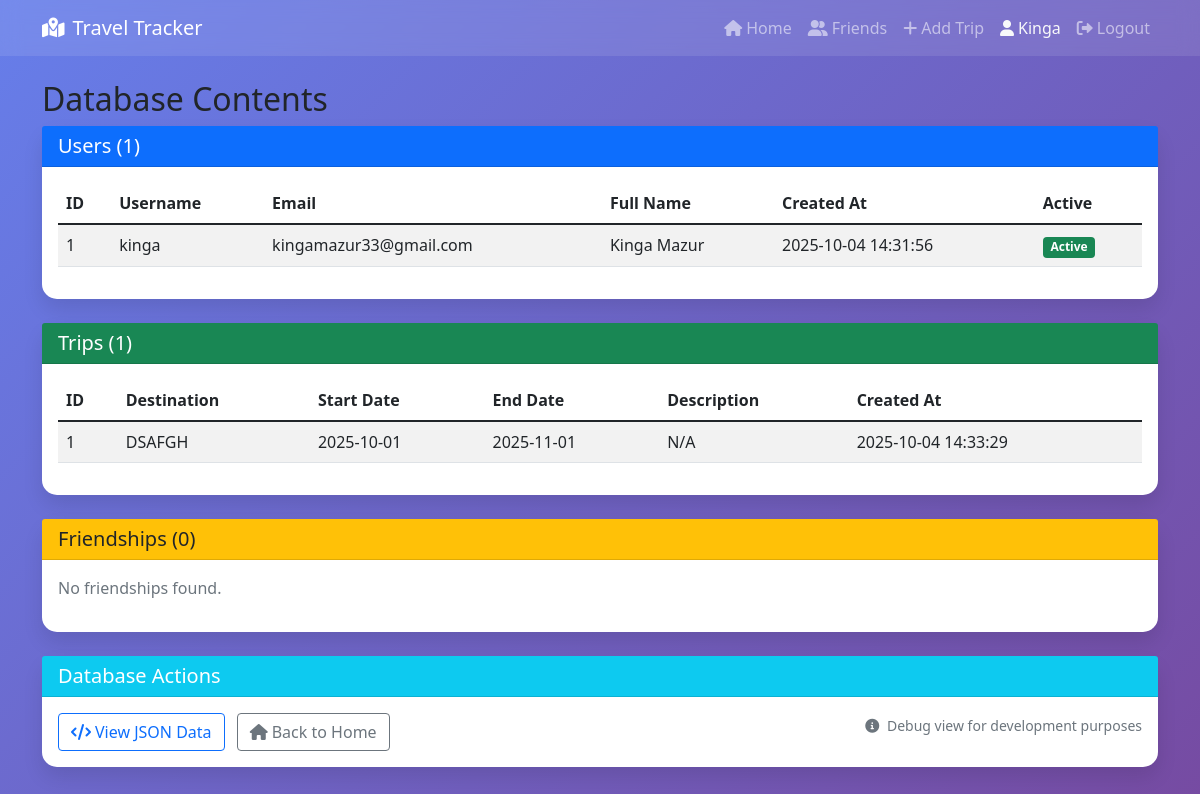
Screenshot of /debug/view (signed in) with the database file from the repository.
### users.py (models this page shows, shortened)
class User(UserMixin, db.Model):
    id = db.Column(db.Integer, primary_key=True)
    username = db.Column(db.String(80), unique=True, nullable=False)
    email = db.Column(db.String(120), unique=True, nullable=False)
    password_hash = db.Column(db.String(200), nullable=False)
    first_name = db.Column(db.String(50), nullable=False)
    last_name = db.Column(db.String(50), nullable=False)
    created_at = db.Column(db.DateTime, default=datetime.utcnow)
    is_active = db.Column(db.Boolean, default=True)
    @property
    def full_name(self):
        return f"{self.first_name} {self.last_name}"

### models.py (models this page shows, shortened)
class Trip(db.Model):
    __tablename__ = 'trips'
    id = db.Column(db.Integer, primary_key=True)
    user_id = db.Column(db.Integer, db.ForeignKey("user.id"), nullable=False)
    destination = db.Column(db.String(100), nullable=False)
    start_date = db.Column(db.Date, nullable=False)
    end_date = db.Column(db.Date, nullable=False)
    description = db.Column(db.Text)
    created_at = db.Column(db.DateTime, default=lambda: datetime.now(timezone.utc))
    accommodations = db.relationship('Accomodation', back_populates="trip", cascade="all, delete-orphan", lazy="selectin")
    travels = db.relationship('Travel', back_populates="trip", cascade="all, delete-orphan", lazy="selectin")
    user = db.relationship('User', backref='trips')

### routes.py (the view)
@main_bp.route('/debug/view')
def debug_view():
    trips = Trip.query.all()
    users = User.query.all()
    friendships = Friendship.query.all()
    return render_template('debug.html',
                         trips=trips,
                         users=users,
                         friendships=friendships)

### app.py (called while the page is built)
def create_app():
    app = Flask(__name__)
    app.config.from_object('config.Config')
    db.init_app(app)
    login_manager.init_app(app)
    login_manager.login_view = 'main.login'
    login_manager.login_message = 'You must log in to access this page.'
    login_manager.login_message_category = 'info'
    @login_manager.user_loader
    def load_user(user_id):
        from users import User
        return User.query.get(int(user_id))
    from routes import main_bp
    app.register_blueprint(main_bp)
    return app

### templates/debug.html (shortened to what this page needs)
{% extends "base.html" %}
{% block content %}
<div class="row">
    <div class="col-12">
        <h2>Database Contents</h2>
        <div class="card mb-4">
            <div class="card-header bg-primary text-white">
                <h5 class="mb-0">Users ({{ users|length }})</h5>
            </div>
            <div class="card-body">
                {% if users %}
                    <div class="table-responsive">
                        <table class="table table-striped">
                            <thead>
                                <tr>
                                    <th>ID</th>
                                    <th>Username</th>
                                    <th>Email</th>
                                    <th>Full Name</th>
                                    <th>Created At</th>
                                    <th>Active</th>
                                </tr>
                            </thead>
                            <tbody>
                                {% for user in users %}
                                <tr>
                                    <td>{{ user.id }}</td>
                                    <td>{{ user.username }}</td>
                                    <td>{{ user.email }}</td>
                                    <td>{{ user.full_name }}</td>
                                    <td>{{ user.created_at.strftime('%Y-%m-%d %H:%M:%S') if user.created_at else 'N/A' }}</td>
                                    <td>
                                        {% if user.is_active %}
                                            <span class="badge bg-success">Active</span>
                                        {% else %}
                                            <span class="badge bg-secondary">Inactive</span>
                                        {% endif %}
                                    </td>
                                </tr>
                                {% endfor %}
                            </tbody>
                        </table>
                    </div>
                {% else %}
                    <p class="text-muted">No users found.</p>
                {% endif %}
            </div>
        </div>
        <div class="card mb-4">
            <div class="card-header bg-success text-white">
                <h5 class="mb-0">Trips ({{ trips|length }})</h5>
            </div>
            <div class="card-body">
                {% if trips %}
                    <div class="table-responsive">
                        <table class="table table-striped">
                            <thead>
                                <tr>
                                    <th>ID</th>
                                    <th>Destination</th>
                                    <th>Start Date</th>
                                    <th>End Date</th>
                                    <th>Description</th>
                                    <th>Created At</th>
                                </tr>
                            </thead>
                            <tbody>
                                {% for trip in trips %}
                                <tr>
                                    <td>{{ trip.id }}</td>
                                    <td>{{ trip.destination }}</td>
                                    <td>{{ trip.start_date.strftime('%Y-%m-%d') if trip.start_date else 'N/A' }}</td>
                                    <td>{{ trip.end_date.strftime('%Y-%m-%d') if trip.end_date else 'N/A' }}</td>
                                    <td>{{ trip.description[:50] + '...' if trip.description and trip.description|length > 50 else trip.description or 'N/A' }}</td>
                                    <td>{{ trip.created_at.strftime('%Y-%m-%d %H:%M:%S') if trip.created_at else 'N/A' }}</td>
                                </tr>
                                {% endfor %}
                            </tbody>
                        </table>
                    </div>
                {% else %}
                    <p class="text-muted">No trips found.</p>
                {% endif %}
            </div>
        </div>
        <div class="card mb-4">
            <div class="card-header bg-warning text-dark">
                <h5 class="mb-0">Friendships ({{ friendships|length }})</h5>
            </div>
            <div class="card-body">
                {% if friendships %}
                    <div class="table-responsive">
                        <table class="table table-striped">
                            <thead>
                                <tr>
                                    <th>ID</th>
                                    <th>Requester</th>
                                    <th>Addressee</th>
                                    <th>Status</th>
                                    <th>Created At</th>
                                    <th>Updated At</th>
                                </tr>
                            </thead>
                            <tbody>
                                {% for friendship in friendships %}
                                <tr>
                                    <td>{{ friendship.id }}</td>
                                    <td>
                                        {{ friendship.requester.full_name if friendship.requester else 'Unknown' }}
                                        <small class="text-muted">(ID: {{ friendship.requester_id }})</small>
                                    </td>
                                    <td>
                                        {{ friendship.addressee.full_name if friendship.addressee else 'Unknown' }}
                                        <small class="text-muted">(ID: {{ friendship.addressee_id }})</small>
                                    </td>
                                    <td>
                                        {% if friendship.status == 'accepted' %}
                                            <span class="badge bg-success">{{ friendship.status|title }}</span>
                                        {% elif friendship.status == 'pending' %}
                                            <span class="badge bg-warning">{{ friendship.status|title }}</span>
                                        {% elif friendship.status == 'declined' %}
                                            <span class="badge bg-secondary">{{ friendship.status|title }}</span>
                                        {% else %}
                                            <span class="badge bg-dark">{{ friendship.status|title }}</span>
                                        {% endif %}
                                    </td>
                                    <td>{{ friendship.created_at.strftime('%Y-%m-%d %H:%M:%S') if friendship.created_at else 'N/A' }}</td>
                                    <td>{{ friendship.updated_at.strftime('%Y-%m-%d %H:%M:%S') if friendship.updated_at else 'N/A' }}</td>
                                </tr>
                                {% endfor %}
                            </tbody>
                        </table>
                    </div>
                {% else %}
                    <p class="text-muted">No friendships found.</p>
                {% endif %}
            </div>
        </div>
        <div class="card">
            <div class="card-header bg-info text-white">
                <h5 class="mb-0">Database Actions</h5>
            </div>
            <div class="card-body">
                <div class="row">
                    <div class="col-md-6">
                        <a href="{{ url_for('main.debug_database') }}" class="btn btn-outline-primary me-2" target="_blank">
                            <i class="fas fa-code me-1"></i>View JSON Data
                        </a>
                        <a href="{{ url_for('main.index') }}" class="btn btn-outline-secondary">
                            <i class="fas fa-home me-1"></i>Back to Home
                        </a>
                    </div>
                    <div class="col-md-6">
                        <div class="text-md-end">
                            <small class="text-muted">
                                <i class="fas fa-info-circle me-1"></i>
                                Debug view for development purposes
                            </small>
                        </div>
                    </div>
                </div>
            </div>
        </div>
    </div>
</div>
{% endblock %}

### templates/base.html (shortened to what this page needs)
<!DOCTYPE html>
<html lang="en">
<head>
    <link href="https://cdn.jsdelivr.net/npm/bootstrap@5.1.3/dist/css/bootstrap.min.css" rel="stylesheet">
    <link href="https://cdnjs.cloudflare.com/ajax/libs/font-awesome/6.0.0/css/all.min.css" rel="stylesheet">
</head>
<body>
    <nav class="navbar navbar-expand-lg navbar-dark">
        <div class="container">
            <a class="navbar-brand" href="{{ url_for('main.index') }}">
                <i class="fas fa-map-marked-alt me-2"></i>Travel Tracker
            </a>
            <div class="navbar-nav ms-auto">
                <a class="nav-link" href="{{ url_for('main.index') }}">
                    <i class="fas fa-home me-1"></i>Home
                </a>
                {% if current_user.is_authenticated %}
                    <a class="nav-link" href="{{ url_for('main.friends') }}">
                        <i class="fas fa-user-friends me-1"></i>Friends
                    </a>
                    <a class="nav-link" href="{{ url_for('main.add_trip') }}">
                        <i class="fas fa-plus me-1"></i>Add Trip
                    </a>
                    <span class="nav-link text-light">
                        <i class="fas fa-user me-1"></i>{{ current_user.first_name }}
                    </span>
                    <a class="nav-link" href="{{ url_for('main.logout') }}">
                        <i class="fas fa-sign-out-alt me-1"></i>Logout
                    </a>
                {% endif %}
            </div>
        </div>
    </nav>
    <div class="container mt-4">
        {% block content %}{% endblock %}
    </div>
</body>
</html>

### templates/base.html (style rules this page uses)
body { background: linear-gradient(135deg, #667eea 0%, #764ba2 100%); min-height: 100vh; }
.card { box-shadow: 0 10px 20px rgba(0,0,0,0.1); border: none; border-radius: 15px; }
.navbar { background: rgba(255,255,255,0.1) !important; backdrop-filter: blur(10px); }

### rows the page displays
User: first_name "Kinga", id "1", username "kinga", email "kingamazur33@gmail.com", full_name "Kinga Mazur", created_at "2025-10-04 14:31:56", is_active "Active"
Trip: id "1", destination "DSAFGH", start_date "2025-10-01", end_date "2025-11-01", description "N/A", created_at "2025-10-04 14:33:29"

### other values shown
{{ users|length }} "1"
{{ trips|length }} "1"
{{ friendships|length }} "0"
